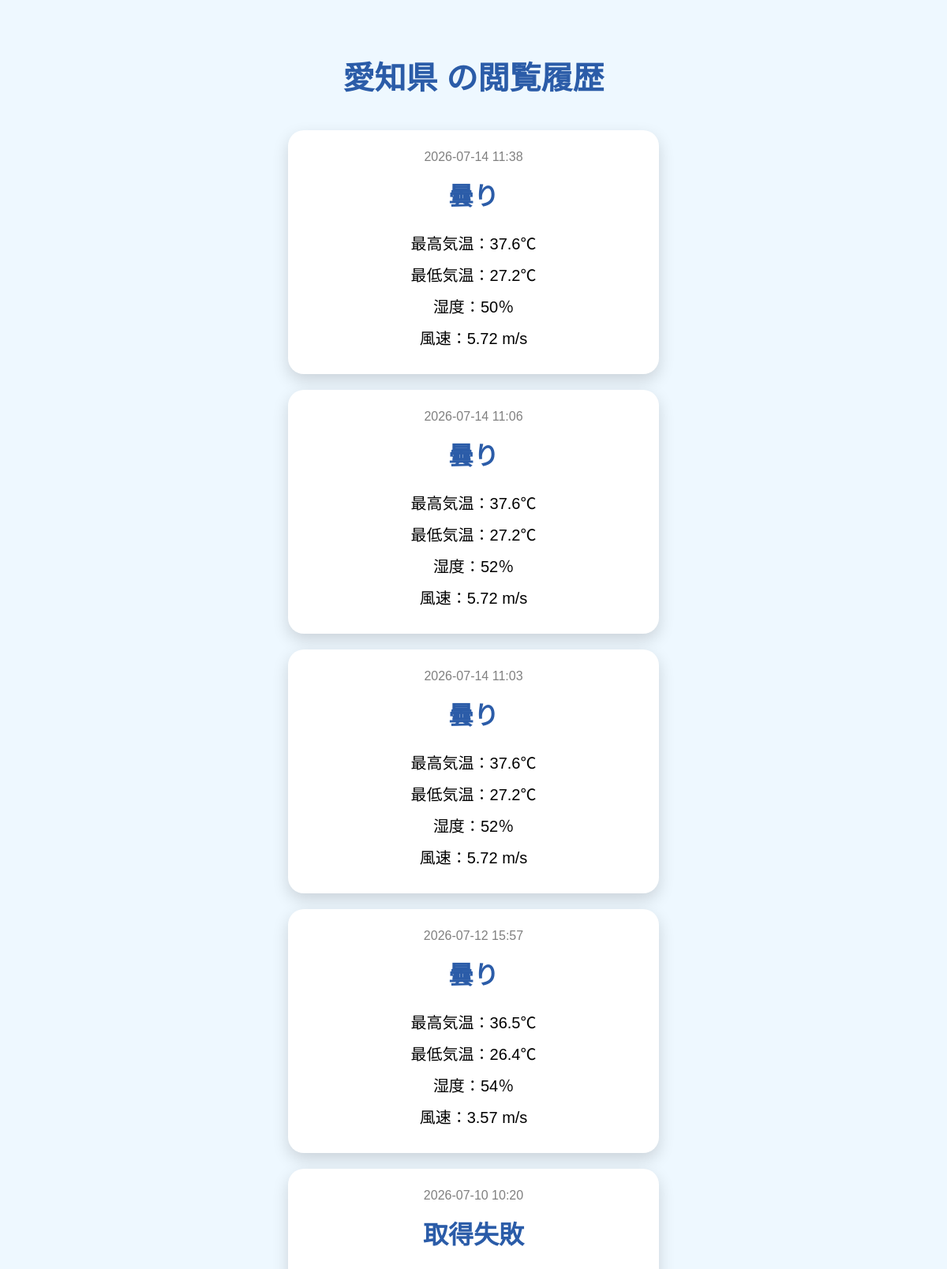
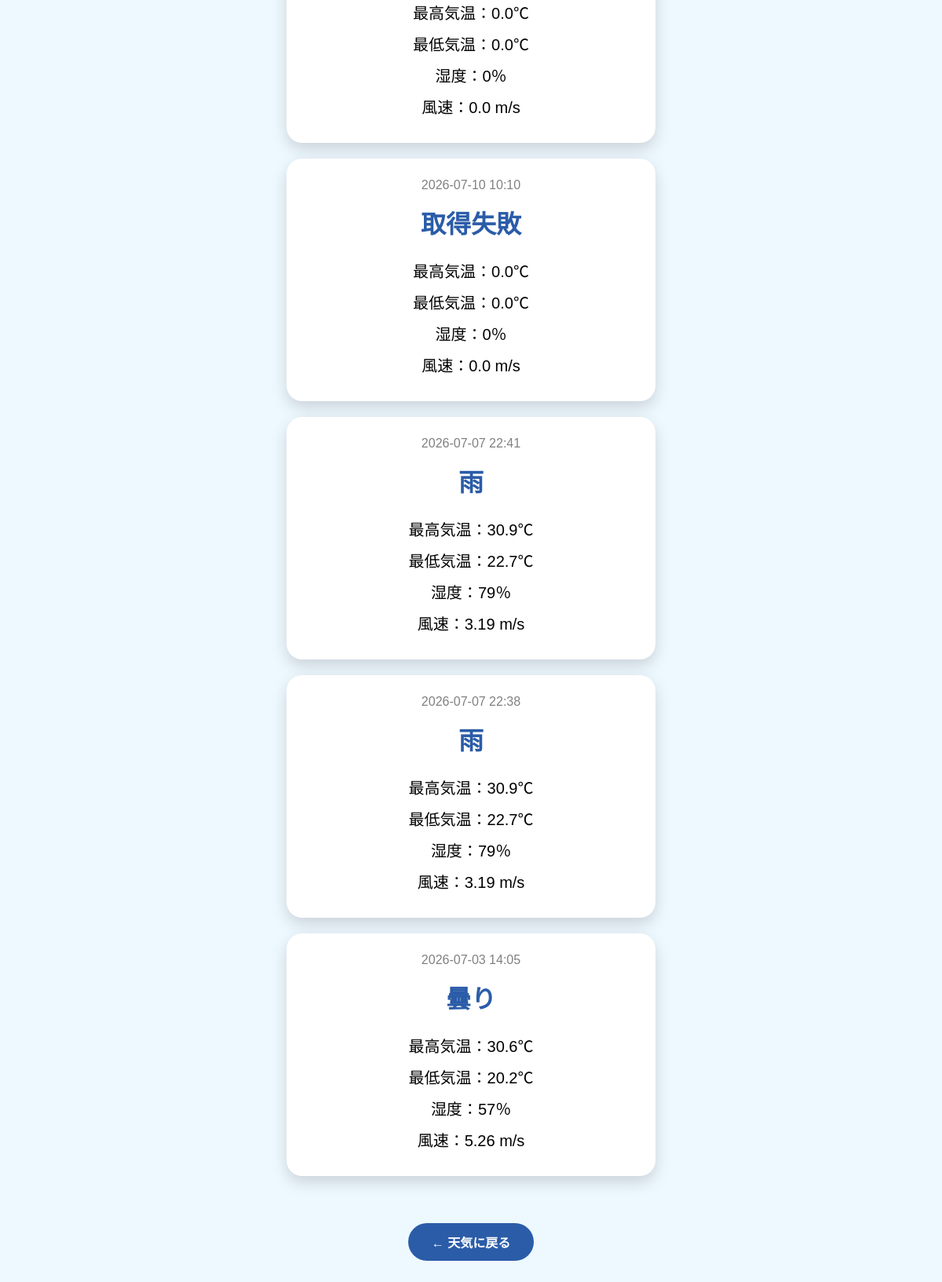
The page /history/Aichi on the database its author committed (2 pictures, top to bottom).
### tables this page shows
CREATE TABLE weather_history (
            id INTEGER PRIMARY KEY AUTOINCREMENT,
            city TEXT,
            weather TEXT,
            max_temp REAL,
            min_temp REAL,
            humidity INTEGER,
            wind_speed REAL,
            created_at TEXT
        );

### app.py (the view)
@app.route("/history/<city>")
def history(city):
    rows = get_history(city)
    return render_template(
        "history.html",
        city=PREFECTURE_NAMES.get(city, city),
        rows=rows,
    )

### database.py (called while the page is built)
def get_history(city):
    conn = sqlite3.connect(DB_NAME)
    cur = conn.cursor()
    cur.execute("""
        SELECT *
        FROM weather_history
        WHERE city = ?
        ORDER BY created_at DESC
    """, (city,))
    rows = cur.fetchall()
    conn.close()
    return rows

### templates/history.html (shortened to what this page needs)
<!DOCTYPE html>
<html lang="ja">
<head>
</head>
<body>
<h1>{{ city }} の閲覧履歴</h1>
{% for row in rows %}
<div class="card">
    <div class="date">
        {{ row[7] }}
    </div>
    <div class="weather">
        {{ row[2] }}
    </div>
    <div class="info">
         最高気温：{{ row[3] }}℃<br>
         最低気温：{{ row[4] }}℃<br>
         湿度：{{ row[5] }}％<br>
         風速：{{ row[6] }} m/s
    </div>
</div>
{% endfor %}
<a class="back" href="/weather/{{ city }}">
    ← 天気に戻る
</a>
</body>
</html>

### templates/history.html (style rules this page uses)
body { font-family:"Noto Sans JP",sans-serif; background:#eef8ff; margin:0; padding:40px; text-align:center; }
h1 { color:#2b5ca8; margin-bottom:40px; font-size:40px; }
.card { width:420px; margin:20px auto; background:white; border-radius:20px; padding:25px; box-shadow:0 8px 20px rgba(0,0,0,.15); }
.date { color:gray; margin-bottom:15px; }
.weather { font-size:32px; font-weight:bold; color:#2b5ca8; margin-bottom:20px; }
.info { font-size:20px; line-height:2; }
.back { display:inline-block; margin-top:40px; text-decoration:none; color:white; background:#2b5ca8; padding:12px 30px; border-radius:30px; font-weight:bold; }

### rows shown on the page
weather_history: created_at "2026-07-14 11:38", weather "曇り", max_temp "37.6", min_temp "27.2", humidity "50", wind_speed "5.72"
weather_history: created_at "2026-07-14 11:06", weather "曇り", max_temp "37.6", min_temp "27.2", humidity "52", wind_speed "5.72"
weather_history: created_at "2026-07-14 11:03", weather "曇り", max_temp "37.6", min_temp "27.2", humidity "52", wind_speed "5.72"
weather_history: created_at "2026-07-12 15:57", weather "曇り", max_temp "36.5", min_temp "26.4", humidity "54", wind_speed "3.57"
weather_history: created_at "2026-07-10 10:20", weather "取得失敗", max_temp "0.0", min_temp "0.0", humidity "0", wind_speed "0.0"
weather_history: created_at "2026-07-10 10:10", weather "取得失敗", max_temp "0.0", min_temp "0.0", humidity "0", wind_speed "0.0"
weather_history: created_at "2026-07-07 22:41", weather "雨", max_temp "30.9", min_temp "22.7", humidity "79", wind_speed "3.19"
weather_history: created_at "2026-07-07 22:38", weather "雨", max_temp "30.9", min_temp "22.7", humidity "79", wind_speed "3.19"
weather_history: created_at "2026-07-03 14:05", weather "曇り", max_temp "30.6", min_temp "20.2", humidity "57", wind_speed "5.26"

### other values the page prints
{{ city }} "愛知県"
